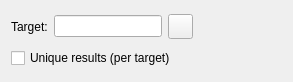
<?xml version="1.0" encoding="UTF-8"?>
<ui version="4.0">
 <class>standard_params</class>
 <widget class="QWidget" name="standard_params">
  <property name="geometry">
   <rect>
    <x>0</x>
    <y>0</y>
    <width>293</width>
    <height>82</height>
   </rect>
  </property>
  <property name="windowTitle">
   <string>Form</string>
  </property>
  <layout class="QVBoxLayout" name="verticalLayout">
   <item>
    <layout class="QHBoxLayout" name="horizontalLayout">
     <item>
      <widget class="QLabel" name="target_label">
       <property name="text">
        <string>Target:</string>
       </property>
      </widget>
     </item>
     <item>
      <widget class="QLineEdit" name="target_field"/>
     </item>
     <item>
      <widget class="QPushButton" name="target_button">
       <property name="maximumSize">
        <size>
         <width>25</width>
         <height>25</height>
        </size>
       </property>
       <property name="text">
        <string/>
       </property>
       <property name="icon">
        <iconset resource="resources.qrc">
         <normaloff>:/icons/icons/open-iconic-master/png/3x/target-3x.png</normaloff>:/icons/icons/open-iconic-master/png/3x/target-3x.png</iconset>
       </property>
      </widget>
     </item>
     <item>
      <spacer name="horizontalSpacer">
       <property name="orientation">
        <enum>Qt::Horizontal</enum>
       </property>
       <property name="sizeHint" stdset="0">
        <size>
         <width>40</width>
         <height>20</height>
        </size>
       </property>
      </spacer>
     </item>
    </layout>
   </item>
   <item>
    <layout class="QHBoxLayout" name="horizontalLayout_2">
     <item>
      <widget class="QCheckBox" name="uniq_checkbox">
       <property name="text">
        <string>Unique results (per target)</string>
       </property>
      </widget>
     </item>
    </layout>
   </item>
  </layout>
 </widget>
 <resources>
  <include location="resources.qrc"/>
 </resources>
 <connections/>
</ui>
